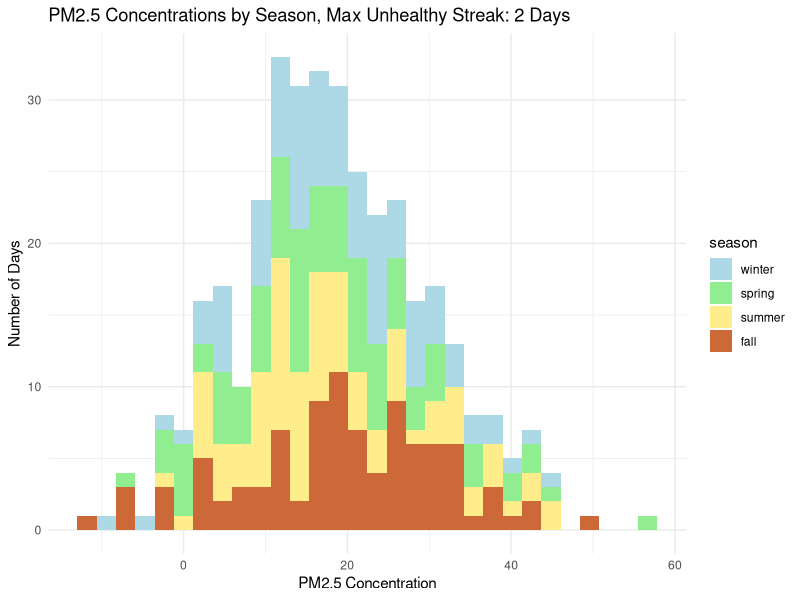

The R source for this figure:
## ---- chunk 1

set.seed(123)

# create day column and generate realistic PM2.5 values
air_quality <- data.frame(
  day = 1:365,
  pm25 = rnorm(365, mean = 18, sd = 12)
)

# create season column
air_quality$season <- factor(
  ifelse(air_quality$day <= 90, "winter",
         ifelse(air_quality$day <= 180, "spring",
                ifelse(air_quality$day <= 270, "summer", "fall"))),
  levels = c("winter", "spring", "summer", "fall")
)

# create empty risk column
air_quality$risk <- NA

head(air_quality)
## ---- chunk 2

# create empty risk column
air_quality$risk <- NA

# variables to track unhealthy streaks
current_unhealthy_streak <- 0
max_unhealthy_streak <- 0

# for loop to classify risk levels
for(i in 1:nrow(air_quality))
  {
  if(air_quality$pm25[i] < 12)  # good air quality
    { air_quality$risk[i] <- "good"
      current_unhealthy_streak <- 0}
  
  else if(air_quality$pm25[i] >= 12 & air_quality$pm25[i] <= 35.4)  # moderate air quality 
    { air_quality$risk[i] <- "moderate"
      current_unhealthy_streak <- 0}
  
  else {air_quality$risk[i] <- "unhealthy" # unhealthy air quality 
  
  if(air_quality$risk[i] == "unhealthy")
  {current_unhealthy_streak <- current_unhealthy_streak + 1
  
  if(current_unhealthy_streak > max_unhealthy_streak)
  {max_unhealthy_streak <- current_unhealthy_streak}}
  
  else
  {current_unhealthy_streak <- 0}}
}

head(air_quality)

# longest unhealthy streak 
max_unhealthy_streak

summary(air_quality$pm25)
## ---- chunk 3

# create vector to store unhealthy day counts
unhealthy_days <- c(winter = 0, spring = 0, summer = 0, fall = 0)

for(i in 1:nrow(air_quality)) 
  {
  
  if(air_quality$risk[i] == "unhealthy") 
    {season_name <- as.character(air_quality$season[i])
    unhealthy_days[season_name] <- unhealthy_days[season_name] + 1}
}

unhealthy_days
## ---- chunk 4
library(tidyverse)
library(ggplot2)

#| fig-cap: "Figure 1. Distribution of simulated PM2.5 concentrations by season."

hist_concentration <- ggplot(air_quality, aes(x = pm25, fill = season)) +
  geom_histogram() +
   scale_fill_manual(values = c(
     "winter" = "lightblue",
    "spring" = "palegreen2",
    "summer" = "lightgoldenrod1",
    "fall" = "sienna3")) +
  labs(title = sprintf("PM2.5 Concentrations by Season, Max Unhealthy Streak: %s Days", max_unhealthy_streak),
    x = "PM2.5 Concentration",
    y = "Number of Days")+
    theme_minimal()

hist_concentration
